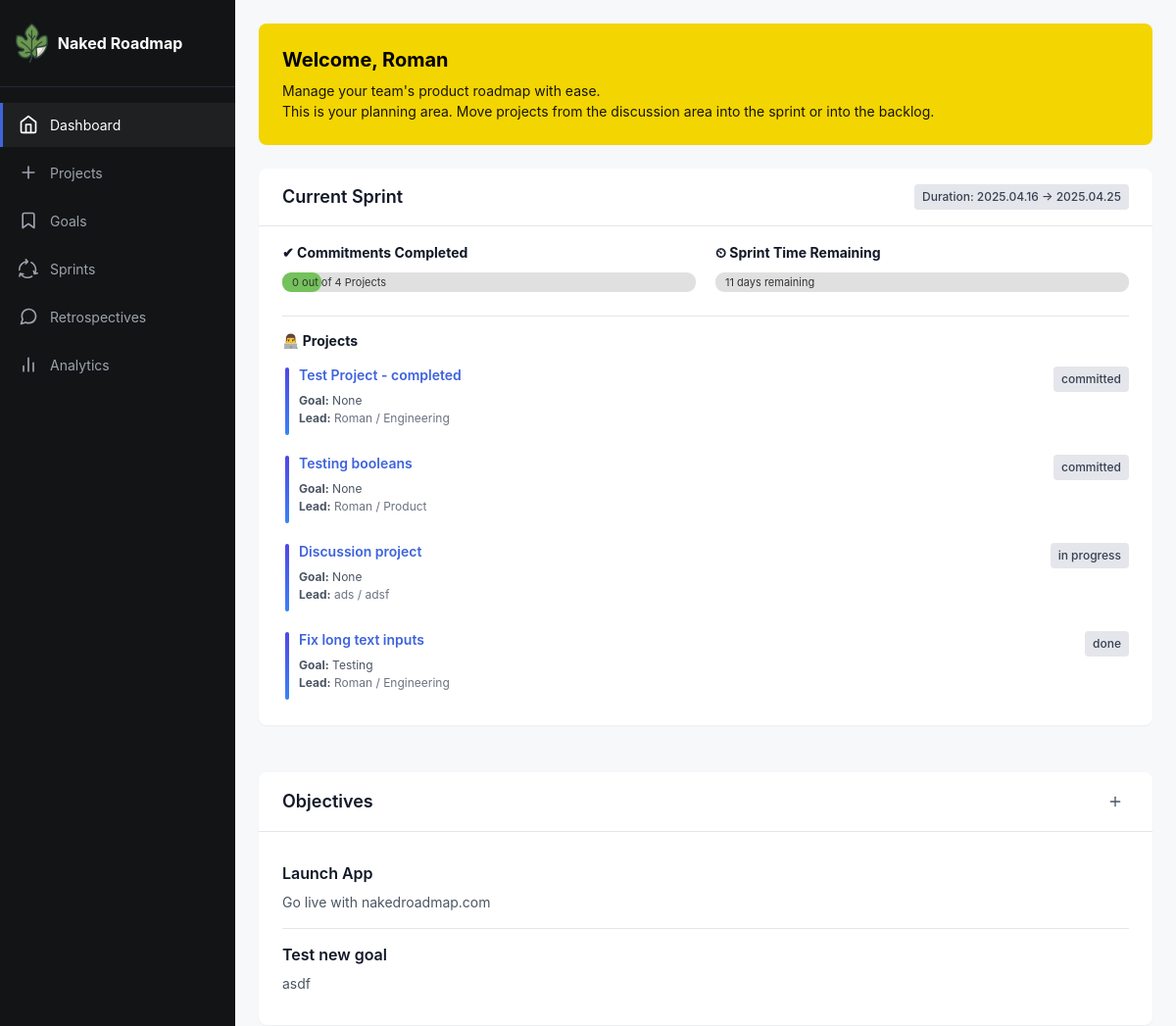
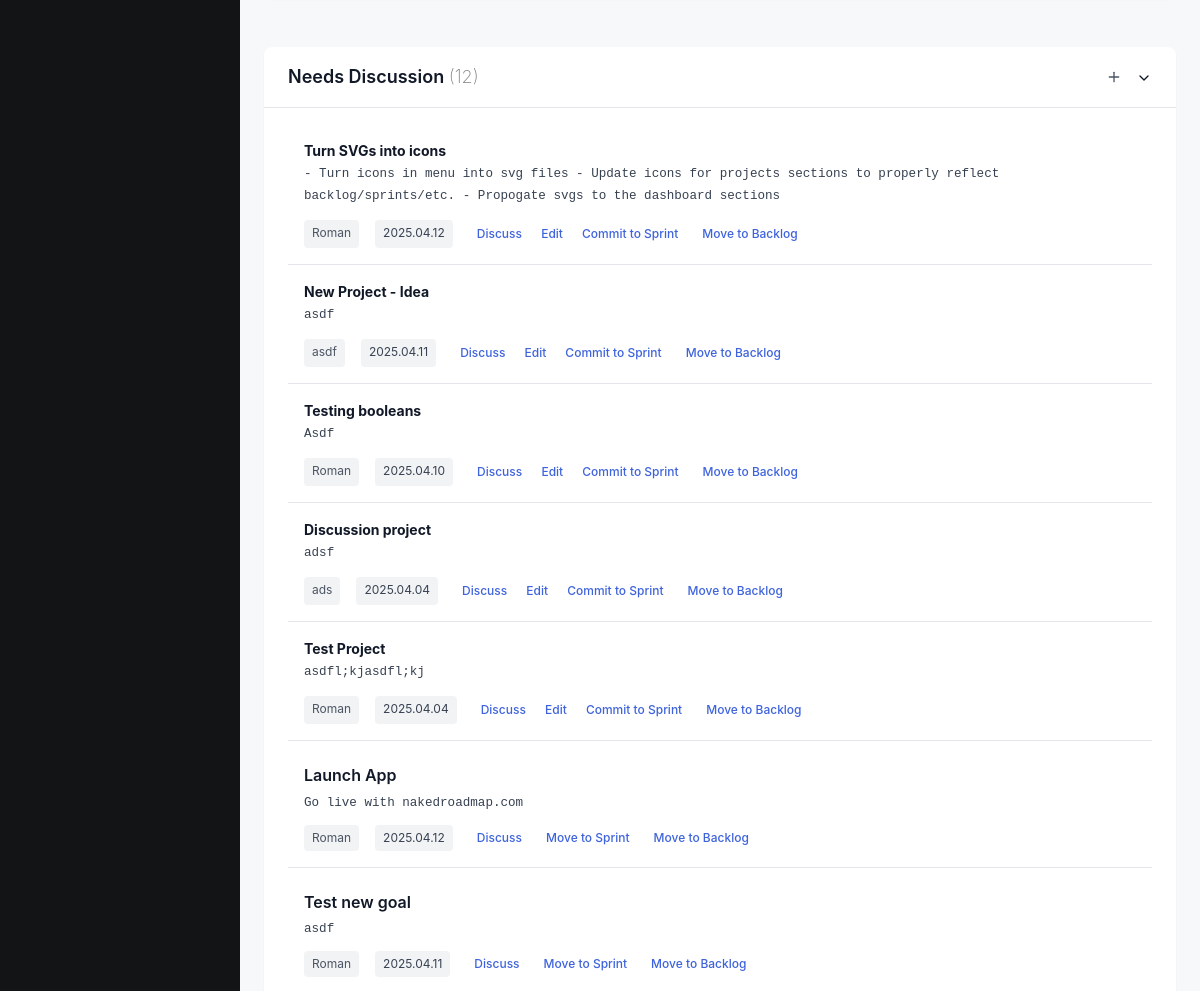
Before: /index (signed in, upper part) with the older database file (2 pictures, top to bottom).
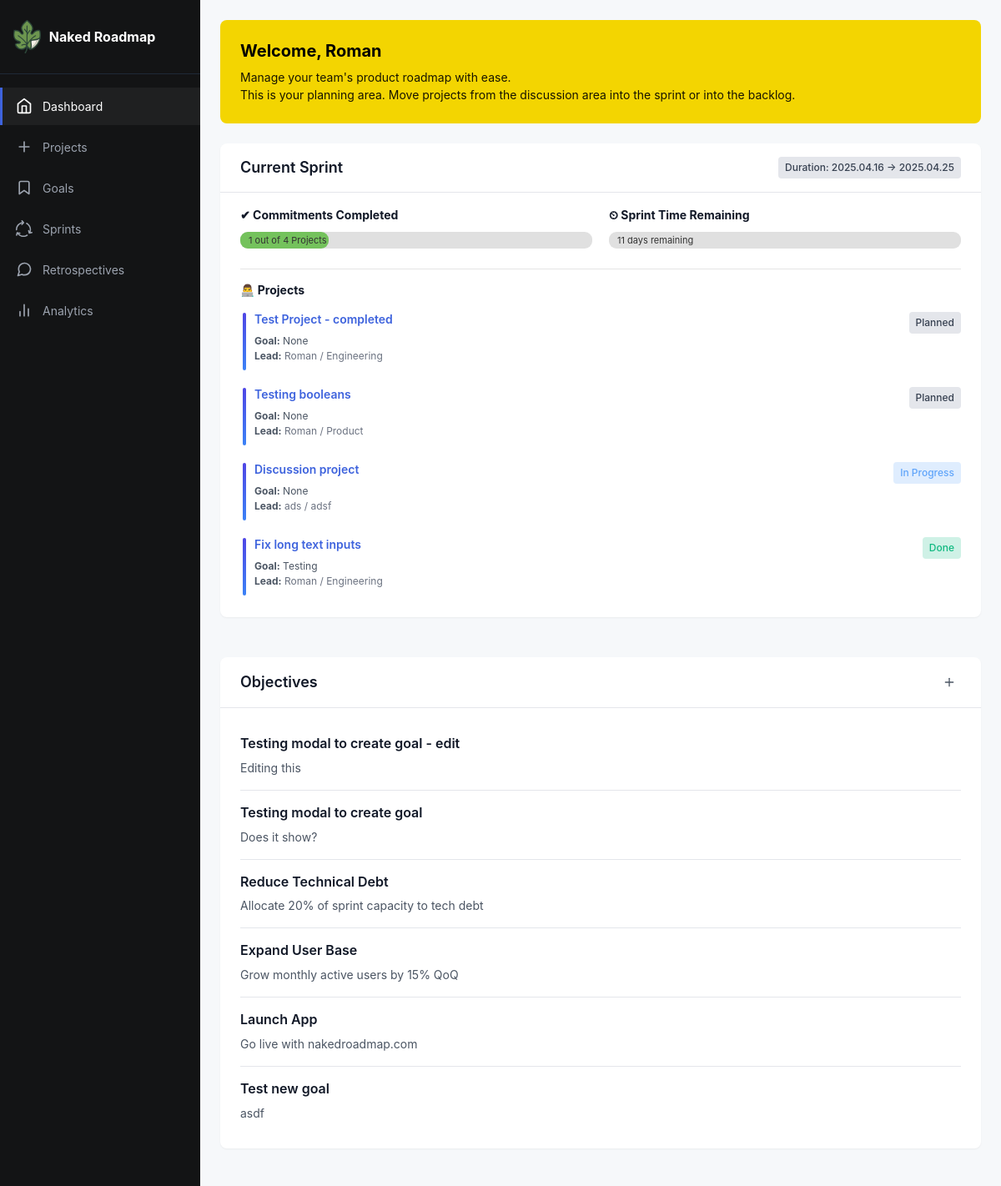
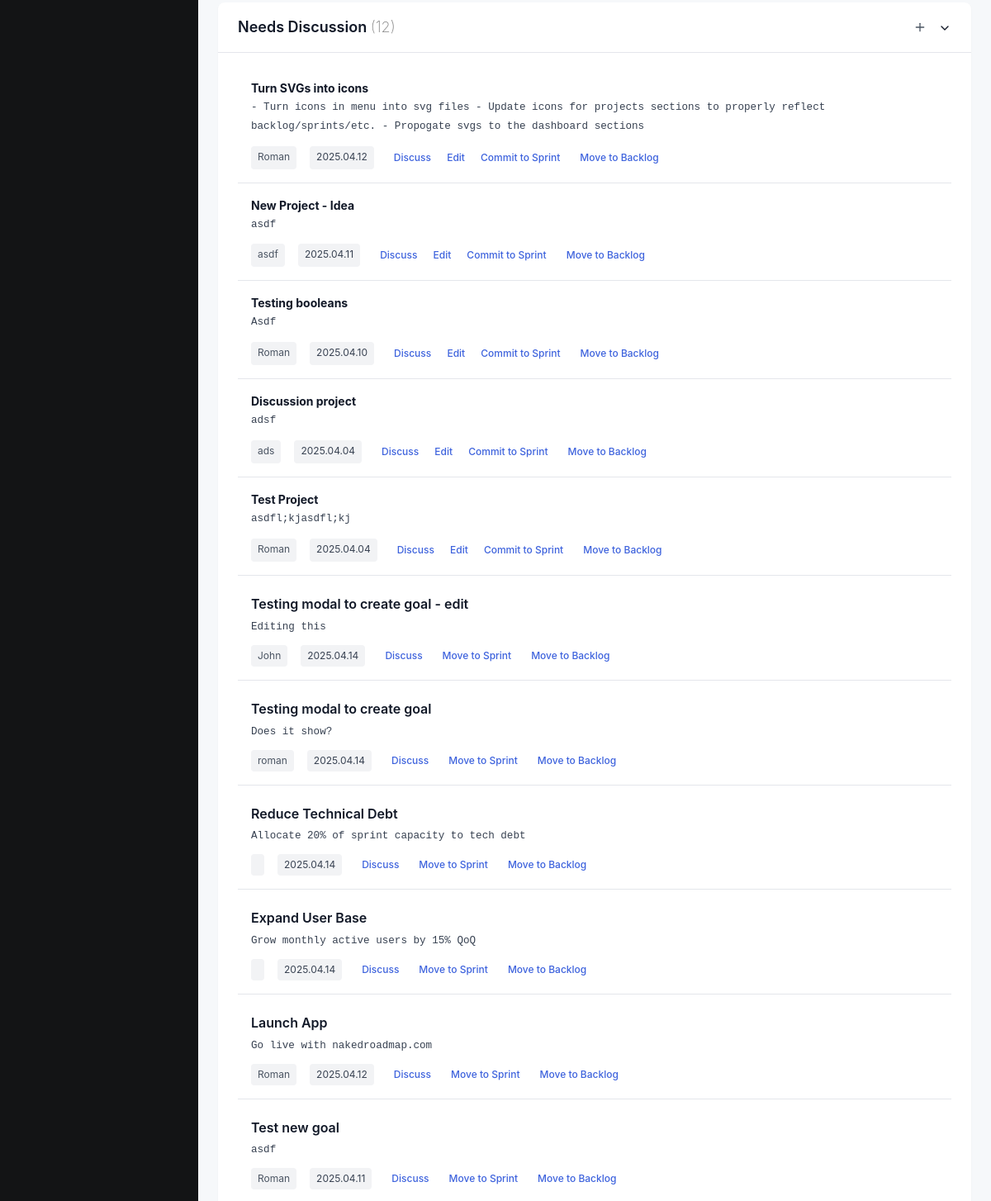
After: the same page with the newer database file (2 pictures, top to bottom).
### app/models.py (models this page shows, shortened)
class Project(db.Model):
    __tablename__ = "project"
    id: so.Mapped[int] = so.mapped_column(primary_key=True)
    name: so.Mapped[str] = so.mapped_column(sa.TEXT())
    created: so.Mapped[datetime] = so.mapped_column(index=True, default=lambda: datetime.now(timezone.utc))
    dri: so.Mapped[str] = so.mapped_column(sa.TEXT())
    team: so.Mapped[str] = so.mapped_column(sa.TEXT())
    context: so.Mapped[str] = so.mapped_column(sa.TEXT())
    why: so.Mapped[str] = so.mapped_column(sa.TEXT())
    requirements: so.Mapped[str] = so.mapped_column(sa.TEXT())
    launch: so.Mapped[str] = so.mapped_column(sa.TEXT())
    location: so.Mapped[str] = so.mapped_column(sa.TEXT(),  nullable=True, default="discussion")

class SprintProjectMap(db.Model):
    id: so.Mapped[int] = so.mapped_column(primary_key=True)
    added: so.Mapped[datetime] = so.mapped_column(index=True, default=lambda: datetime.now(timezone.utc))
    sprint_id: so.Mapped[int] = so.mapped_column(sa.ForeignKey(Sprint.id), index=True)
    project_id: so.Mapped[int] = so.mapped_column(sa.ForeignKey(Project.id), index=True)
    goal: so.Mapped[str] = so.mapped_column(sa.TEXT(), nullable=True)
    status: so.Mapped[str] = so.mapped_column(sa.TEXT(), default="Planned")
    order: so.Mapped[int] = so.mapped_column(nullable=True, autoincrement=True)
    project = db.relationship("Project", backref="sprint_mappings")
    sprint = db.relationship("Sprint", backref="project_mappings")

class Goal(db.Model):
    id: so.Mapped[int] = so.mapped_column(primary_key=True)
    created: so.Mapped[datetime] = so.mapped_column(index=True, default=lambda: datetime.now(timezone.utc))
    title: so.Mapped[str] = so.mapped_column(sa.TEXT())
    requested_by: so.Mapped[str] = so.mapped_column(sa.TEXT())
    details: so.Mapped[str] = so.mapped_column(sa.TEXT())
    user_id: so.Mapped[int] = so.mapped_column(sa.ForeignKey(User.id), index=True)
    status: so.Mapped[str] = so.mapped_column(sa.TEXT(), nullable=True, default="Active")

### app/routes.py (the view)
@app.route('/')
@app.route('/index')
@login_required # If you want to toggle someone forced to log in to see roadmap, you can use this.
def index():
    projects = (
        Project.query
        .order_by(Project.created.desc())
        .all()
    )
    goals = (
        Goal.query
        .order_by(Goal.created.desc())
        .all()
    )
    sprints = (
        Sprint.query
        .order_by(Sprint.date_start.desc())
        .all()
    )
    sprintlog = (
        SprintProjectMap.query
        .order_by(SprintProjectMap.order.asc())
        .all()
    )
    today = datetime.now()
    return render_template('index.html', title='Home', projects=projects, goals=goals, config=Config, sprints=sprints, sprintlog=sprintlog, datetime=datetime, today=today)

### app/models.py (called while the page is built)
@login.user_loader
def load_user(id):
    return db.session.get(User, int(id))

### app/routes.py (called while the page is built)
@app.context_processor
def inject_csrf_token():
    return dict(csrf_token=generate_csrf())

### app/templates/index.html (shortened to what the changed rows need)
{% extends 'base.html' %}
{% block content %}
<div class="welcome-banner">
  <h2>Welcome, {{ current_user.username }}</h2>
</div>
<section class="two-column-section">
  <div class="column-wide section">
    <div class="sprint-projects">
      <div class="dual-timelines">
    <div class="timeline-box">
        {% set done_count = sprintlog|selectattr('status', '==', "Done")|list|length %}
        {% set total_count = sprintlog|count %}
        {% if total_count > 0 %}
            {% set percentage_projects = (done_count / total_count) * 100 %}
        {% else %}
            {% set percentage_projects = 0 %}
        {% endif %}
        <div class="container-progress-full">
            <div class="container-progress" style="width: {{ percentage_projects }}%;"></div>
            <span class="progress-text">
                {{ done_count }} out of {{ total_count }} Projects
            </span>
        </div>
    </div>
        {% set sprint = sprints[0] %}
        {% set start_date = sprint.date_start %}
        {% set end_date = sprint.date_end %}
        {% set today_date = today.date() %}
        {% set total_days = (end_date - start_date).days %}
        {% if total_days <= 0 %}{% set total_days = 1 %}{% endif %}
        {% set days_elapsed = (today_date - start_date).days %}
        {% set percentage_time = (days_elapsed / total_days) * 100 %}
        {% if percentage_time > 100 %}
            {% set percentage_time = 100 %}
        {% elif percentage_time < 0 %}
            {% set percentage_time = 0 %}
        {% endif %}
                {% set days_remaining = total_days - days_elapsed %}
</div>
        {% for entry in sprintlog %}
        {% set project = entry.project %}
    <div class="project-item">
      <div class="project-header">
        <h5><a href="{{ url_for('project', project_id=project.id) }}">{{ project.name }}</a></h5>
        <span class="status-badge
          {% if entry.status == 'In Progress' %}status-in-progress
          {% elif entry.status == 'Done' %}status-complete
          {% elif entry.status == 'Blocked' %}status-blocked
          {% else %}status-planned{% endif %}">
          {{ entry.status|default('Planned') }}
        </span>
      </div>
      <div class="project-meta">
        <p>
            <strong>Goal:</strong> {{ entry.goal }}
        <br><strong>Lead:</strong> <span class="project-team">{{ project.dri }} / {{ project.team }}</span>
        </p>
      </div>
    </div>
  {% endfor %}
    </div>
  </div>
  <div class="column-narrow section">
    <div class="goals-list">
    {% for goal in goals %}
      <div class="goal-item">
        <h4>{{ goal.title }}</h4>
        <p>{{ goal.details }}</p>
      </div>
    {% endfor %}
    </div>
  </div>
</section>
<section class="section discussion-section">
  <div class="discussion-list" id="discussion-list">
    {% for project in projects|selectattr('location', '==', "discussion") %}
    <div class="discussion-item" data-project-id="{{ project.id }}">
    <p><strong>{{ project.name }}</strong><br>
    <span class="discussion-details">{{ project.context }}</span></p>
    <div class="discussion-actions">
        <span class="requester date-badge">{{ project.dri }}</span> <span class="date-badge">{{ project.created.strftime('%Y.%m.%d') }}</span>
        <button class="btn-text">Discuss</button>
        <a href="{{ url_for('edit', project_id=project.id) }}" class="btn-icon" title="Edit project"><button class="btn-text">Edit</button></a>
        <button class="btn-text">Commit to Sprint</button>
        <button class="btn-text">Move to Backlog</button>
    </div>
    </div>
    {% endfor %}
    {% for goal in goals %}
    <div class="discussion-item" data-project-id="{{ goal.id }}">
    <h4>{{ goal.title }}</h4>
    <p class="discussion-details">{{ goal.details }}</p>
    <div class="discussion-actions">
        <span class="requester date-badge">{{ goal.requested_by }}</span> <span class="date-badge">{{ goal.created.strftime('%Y.%m.%d') }}</span>
        <button class="btn-text">Discuss</button>
        <button class="btn-text">Move to Sprint</button>
        <button class="btn-text">Move to Backlog</button>
    </div>
    </div>
    {% endfor %}
  </div>
</section>
{% endblock %}

Changed rows visible on the page:
changed SprintProjectMap (number 1 of 4 on the later page): status "committed" → "Planned"
changed SprintProjectMap (number 2 of 4 on the later page): status "committed" → "Planned"
changed SprintProjectMap: status "in progress" → "In Progress"
changed SprintProjectMap "Testing": status "done" → "Done"
added Goal: title "Testing modal to create goal - edit", details "Editing this", requested_by "John", created "2025.04.14"
added Goal: title "Testing modal to create goal", details "Does it show?", requested_by "roman", created "2025.04.14"
added Goal: title "Reduce Technical Debt", details "Allocate 20% of sprint capacity to tech debt", created "2025.04.14"
added Goal: title "Expand User Base", details "Grow monthly active users by 15% QoQ", created "2025.04.14"
Other visible differences:
{{ percentage_projects }}: 0.0 → 25.0 (drawn)
{{ done_count }}: "0" → "1"
